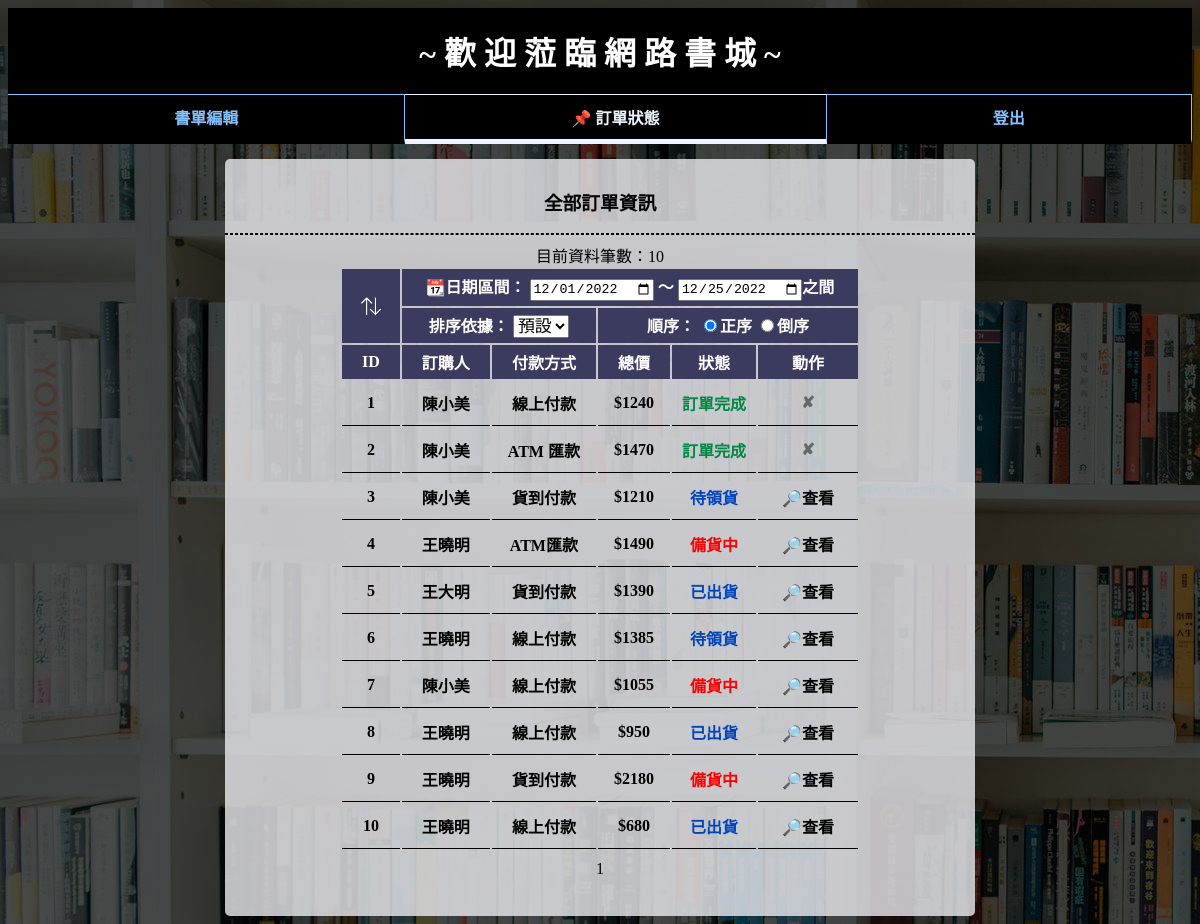
The page /bookstore/admin_order_data.php on the database its author committed.
### tables this page shows
CREATE TABLE `order_list` (
  `order_id` int(10) NOT NULL,
  `member_num` int(10) NOT NULL,
  `member_name` varchar(200) NOT NULL,
  `member_add` varchar(200) NOT NULL,
  `pay` varchar(7) NOT NULL,
  `order_total` int(10) NOT NULL,
  `order_status` varchar(10) NOT NULL,
  `order_time` date NOT NULL
);

### bookstore/admin_order_data.php (the view, shortened to what this page needs)
<?php
include("condb.php");
$date1 = "2022-12-01";
$date2 = date('Y-m-d');
$sort = "order_id";
$sort2 = "asc";
$page_row_num = 10;
$now_page = 1;
$page_startRow = ($now_page - 1) * $page_row_num;
$select_tb = "SELECT * FROM order_list WHERE order_time BETWEEN '" . $date1 . "' AND '" . $date2 . "' ORDER BY " . $sort . " " . $sort2;
$select_tb_limit = $select_tb . " LIMIT " . $page_startRow . ", " . $page_row_num;
$result = mysqli_query($db_link, $select_tb_limit);
$all_result = mysqli_query($db_link, $select_tb);
$total_row = mysqli_num_rows($all_result);
$total_pages = ceil($total_row / $page_row_num);
?>
<html>
<head>
    <link rel="stylesheet" type="text/css" href="style.css">
</head>
<body>
    <div class="admin_a">
        <div class="menu_title">~ 歡 迎 蒞 臨 網 路 書 城 ~</div>
        <nav class="menu">
            <a href='admin_book_data.php' class='menu_item'>書單編輯</a>
            <a style="color:#ECF5FF;" href="admin_order_data.php" class="menu_item_in">📌 訂單狀態</a>
            <a href='?logout=true' class='menu_item'>登出</a>
        </nav>
        <div class="b">
            <h3>全部訂單資訊</h3>
            <hr style="border:1px dashed #000">
            <form action="" method="post" name="formsort" id="formsort">
                目前資料筆數：<?php echo $total_row; ?>
                <div class="tb_show">
                    <table>
                        <tr>
                            <th rowspan="2" class="sort2" style="padding: 0;">
                                <input type="submit" name="button" value="">
                            </th>
                            <th colspan="5">📆日期區間：
                                <input type="date" name="date_after" value="2022-12-01"> ～
                                <input type="date" name="date_before" value="<?php echo $date2 ?>">之間
                            </th>
                        </tr>
                        <tr>
                            <th colspan="2">排序依據：
                                <select name="sort">
                                    <option value="order_id" selected>預設</option>
                                </select>
                            </th>
                            <th colspan="3">順序：
                                <input type="radio" name="sort2" value=1 checked>正序
                                <input type="radio" name="sort2" value=2>倒序
                            </th>
                        </tr>
            </form>
            <tr>
                <th>ID</th>
                <th>訂購人</th>
                <th>付款方式</th>
                <th>總價</th>
                <th>狀態</th>
                <th style="width: 60px;">動作</th>
            </tr>
            <?php
            while ($order_call = $result->fetch_assoc()) {
                echo "<tr>";
                echo "<td>" . $order_call["order_id"] . "</td>";
                echo "<td>" . $order_call["member_name"] . "</td>";
                echo "<td>" . $order_call["pay"] . "</td>";
                echo "<td>$" . $order_call["order_total"] . "</td>";
                echo "<td style='color:";
                if ($order_call["order_status"] == "訂單完成") {
                    echo "008844;'>";
                    echo $order_call["order_status"] . "</td>";
                    echo "<td style='color:#666666'>✘</td>";
                } elseif ($order_call["order_status"] == "備貨中") {
                    echo "#FF0000;'>";
                    echo $order_call["order_status"] . "</td>";
                    echo "<td><a class='btn_2line' href='admin_order_update.php?id=" . $order_call["order_id"] . "'>🔎查看</a> ";
                } else {
                    echo "#0044BB;'>";
                    echo $order_call["order_status"] . "</td>";
                    echo "<td><a class='btn_2line' href='admin_order_update.php?id=" . $order_call["order_id"] . "'>🔎查看</a> ";
                }
                echo "</tr>";
            }
            ?>
        </div>
        <table class="tb_page">
            <tr>
                <td colspan="4">
                    <?php
                    for ($i = 1; $i <= $total_pages; $i++) {
                        if ($i == $now_page)
                            echo $i . " ";
                        else
                            echo "<a href=\"admin_order_data.php?page=$i&sort2=$sort2&sort=$sort\">$i</a> ";
                    }
                    ?>
                </td>
            </tr>
        </table>
    </div>
</body>
</html>

### bookstore/style.css (style rules this page uses)
body { background-image: url(image/bg01.jpg); background-blend-mode: multiply; background-color: rgba(0, 0, 0, .7); }
h3, .a, .b, .admin_a { text-align: center; }
table { margin: auto; text-align: center; }
.b { width: 750px; margin: 0 auto; background-color: rgba(235, 235, 240, 0.8); border-radius: 5px; padding: 10px 0px 15px; }
.menu_title { font-size: 32px; color: #fff; text-align: center; background: #000; padding: 20px; font-weight: bold; }
.menu { display: flex; align-items: center; background: #000; margin-bottom: 15px; }
.menu_item { flex-grow: 1; padding: 10px; border-top: 1px solid #84C1FF; border-right: 1px solid #84C1FF; border-bottom: 5px solid transparent; transition: 0.3s; }
.menu a { text-decoration: none; color: #84C1FF; font-weight: bold; }
.menu_item_in { flex-grow: 1; padding: 10px; border-top: 1px solid #ECF5FF; border-right: 1px solid #84C1FF; border-bottom: 5px solid #ECF5FF; transition: 0.3s; }
.btn_2line { text-decoration: none; padding: 5px; color: #000; }
.tb_show th { padding: 5px 20px; font-size: 16px; background: #3b3b5f; color: #fff; }
.tb_show td { border-bottom: 1px solid #000; font-size: 16px; font-weight: bold; padding: 10px; }
select { font-size: 17px; width: auto; }
.sort2 input[type="submit"] { width: 50px; height: 70px; background: url(image/sort_icon.png); background-size: 40%; background-position: center; background-repeat: no-repeat; border: none; }

### bookstore/admin_order_data.php (style rules this page uses)
.tb_page { font-size: 16px; }
.tb_page td { padding: 5px; margin: 5px; }

### rows shown on the page
order_list: order_id "1", member_name "陳小美", pay "線上付款", order_total "1240", order_status "訂單完成"
order_list: order_id "2", member_name "陳小美", pay "ATM 匯款", order_total "1470", order_status "訂單完成"
order_list: order_id "3", member_name "陳小美", pay "貨到付款", order_total "1210", order_status "待領貨"
order_list: order_id "4", member_name "王曉明", pay "ATM匯款", order_total "1490", order_status "備貨中"
order_list: order_id "5", member_name "王大明", pay "貨到付款", order_total "1390", order_status "已出貨"
order_list: order_id "6", member_name "王曉明", pay "線上付款", order_total "1385", order_status "待領貨"
order_list: order_id "7", member_name "陳小美", pay "線上付款", order_total "1055", order_status "備貨中"
order_list: order_id "8", member_name "王曉明", pay "線上付款", order_total "950", order_status "已出貨"
order_list: order_id "9", member_name "王曉明", pay "貨到付款", order_total "2180", order_status "備貨中"
order_list: order_id "10", member_name "王曉明", pay "線上付款", order_total "680", order_status "已出貨"

### other values the page prints
$total_row "10"
